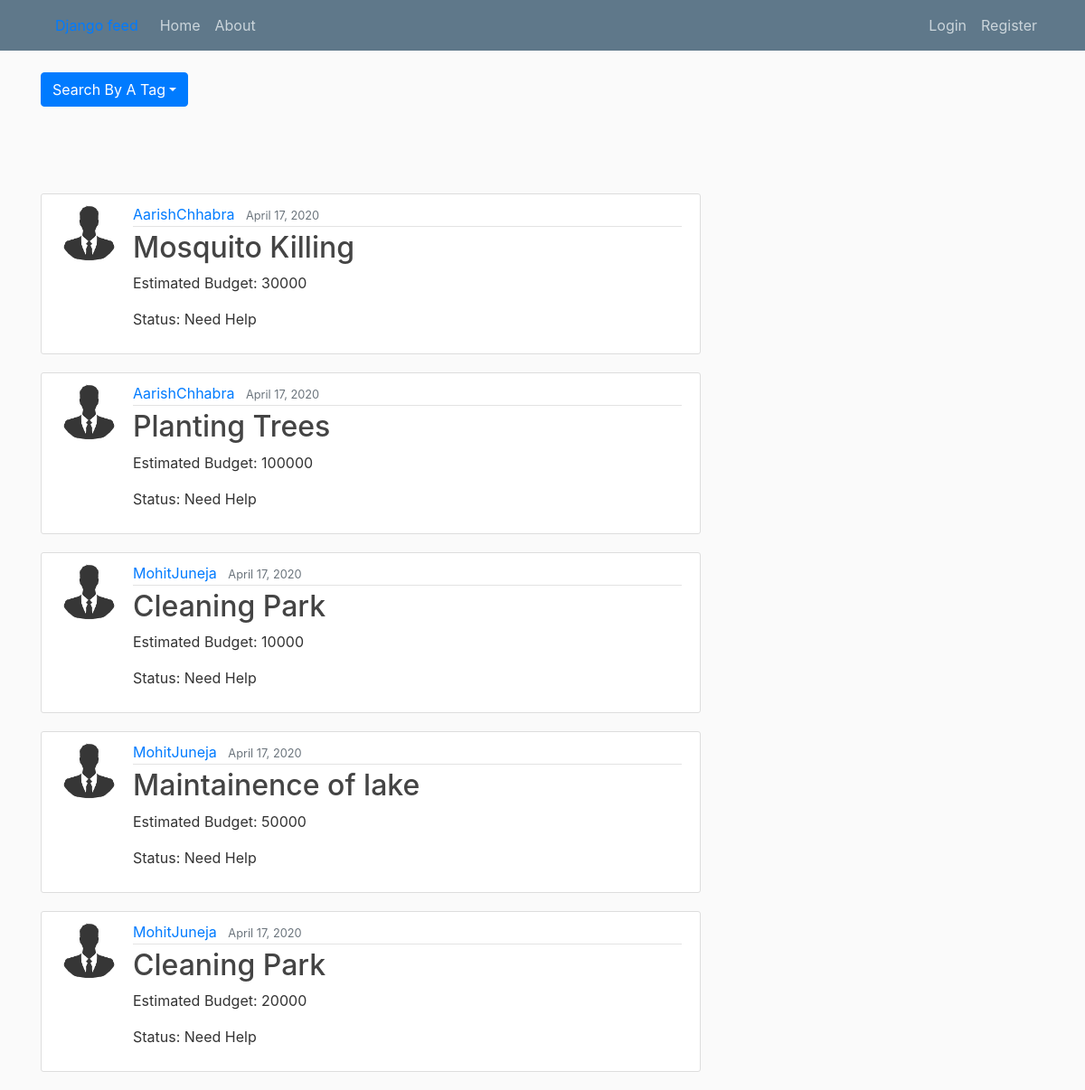
/, run on an earlier commit of the app's database.
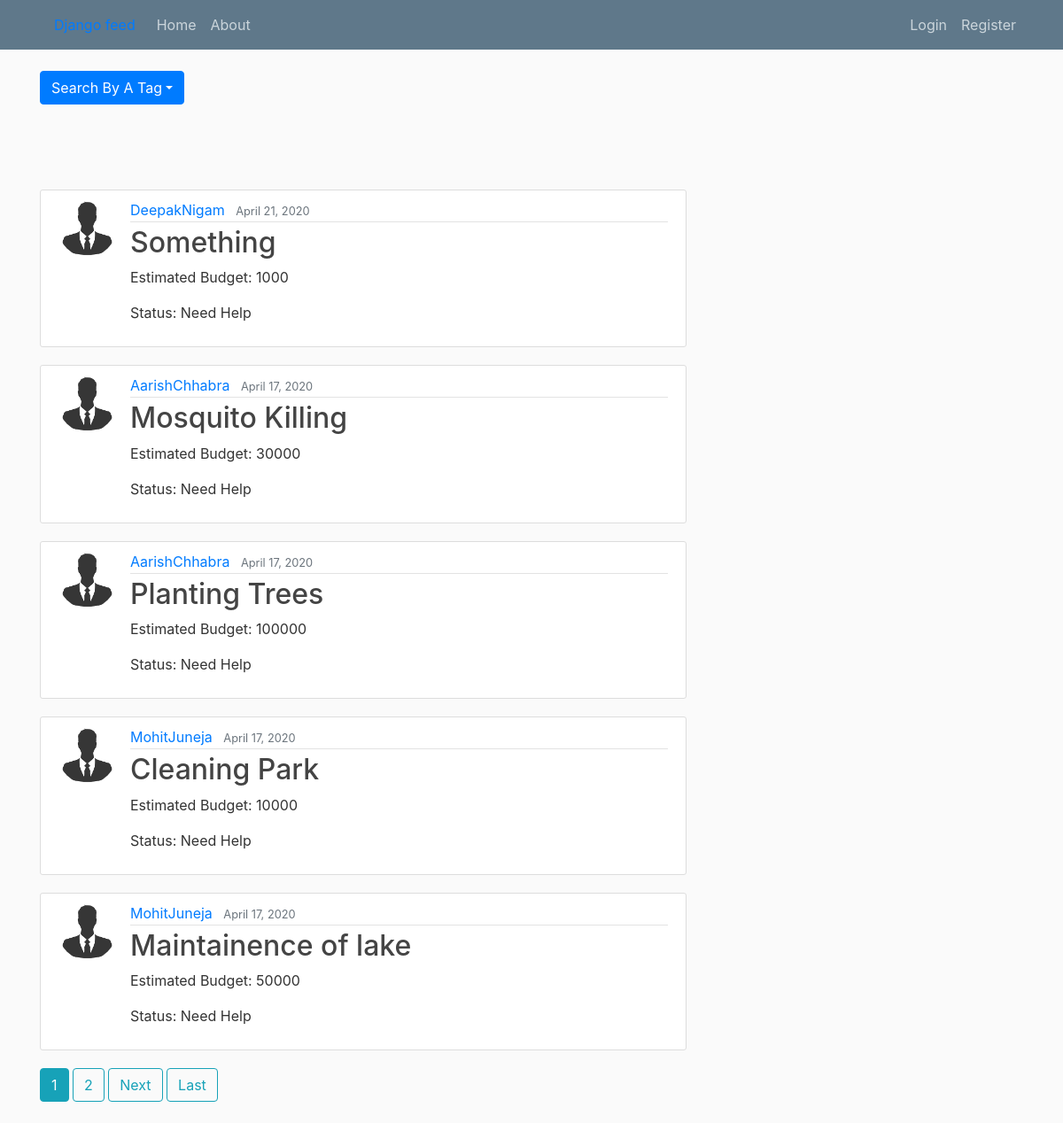
And on a later commit of the database.
### feed/models.py (models this page shows, shortened)
class service(models.Model):
	title = models.CharField(max_length=100)
	content = models.TextField()
	tags = TaggableManager()
	created_by = models.ForeignKey(User,on_delete=models.CASCADE,related_name="creator")
	date_of_creation = models.DateTimeField(default=timezone.now)
	status = models.CharField(max_length=100,default="Need Help")
	provider = models.ForeignKey(User,on_delete=models.CASCADE,blank=True,null=True,related_name="assignee")
	estimate_budget = models.IntegerField()
	expected_date_of_completion = models.DateTimeField()
	service_pre_Img = models.ImageField(default='default_incomplete.png',upload_to='before_service/')
	complete_info = models.TextField(default="Service Completed")
	service_post_Img = models.ImageField(default='default_incomplete.png',upload_to='after_service/')

### users/models.py (models this page shows, shortened)
class Profile(models.Model):
	user = models.OneToOneField(User, on_delete=models.CASCADE)
	image = models.ImageField(default='default.png',upload_to="profile_pics")

### feed/views.py (the view)
# urls.py: path('', PostListView.as_view(), name='feed-home'),
class PostListView(FormMixin, ListView):
	model = service
	template_name = 'feed/home.html'  # <app>/<model>_<viewtype>.html
	context_object_name = 'posts'
	paginate_by = 5
	form_class = search_form
	def get_queryset(self):
		return service.objects.filter(status="Need Help").order_by('-date_of_creation')
	def get_context_data(self, **kwargs):
		context = super().get_context_data(**kwargs)
		context['tags'] = all_tags
		return context

### feed/templates/feed/home.html (shortened to what this page needs)
{% extends "feed/base.html" %}
{% load crispy_forms_tags %}
{% block content %}
	<div class="dropdown">
  <button class="btn btn-primary dropdown-toggle" type="button" id="dropdownMenu1" data-toggle="dropdown"
    aria-haspopup="true" aria-expanded="false">Search By A Tag</button>
</div>
	<br>
	<br>
    <br>
    <br>
	{% for post in posts %}
		<article class="media content-section">
			<img class = "rounded-circle article-img" src="{{ post.created_by.profile.image.url }}">
		  <div class="media-body">
		    <div class="article-metadata">
		      <a class="mr-2" href="{% url 'user-posts' post.created_by.username %}">{{ post.created_by }}</a>
		      <small class="text-muted">{{ post.date_of_creation|date:"F d, Y" }}</small>
		    </div>
		    <h2><a class="article-title" href="{% url 'post-detail' post.id %}">{{ post.title }}</a></h2>
		    <p class="article-content">Estimated Budget: {{ post.estimate_budget }}</p>
		    <p class="article-content">Status: {{post.status }}</p>
		  </div>
		</article>
	{% endfor %}
	{% include "feed/pagination.html" %}
{% endblock content %}

### feed/templates/feed/base.html (shortened to what this page needs)
{% load static %}
<!DOCTYPE html>
<html>
<head>
    <link rel="stylesheet" href="https://stackpath.bootstrapcdn.com/bootstrap/4.3.1/css/bootstrap.min.css">
    <link rel="stylesheet" type="text/css" href="{% static 'feed/main.css' %}">
</head>
<body>
	<header class="site-header">
	  <nav class="navbar navbar-expand-md navbar-dark bg-steel fixed-top">
	    <div class="container">
	      <a class="nav-item nav-link" href="{% url 'feed-home' %}">Django feed</a>
	      <div class="collapse navbar-collapse" id="navbarToggle">
	        <div class="navbar-nav mr-auto">
	          <a class="nav-item nav-link" href="{% url 'feed-home' %}">Home</a>
	          <a class="nav-item nav-link" href="{% url 'feed-about' %}">About</a>
	        </div>
	        <div class="navbar-nav">
	          {% if user.is_authenticated %}
	          		<a class="nav-item nav-link" href="{% url 'post-create' %}">New Post</a>
	          		<a class="nav-item nav-link" href="{% url 'profile' %}">Profile</a>
	          		<a class="nav-item nav-link" href="{% url 'user-posts' user.username %}">Started By Me</a>
	          		<a class="nav-item nav-link" href="{% url 'provider-posts' user.username %}">Assigned to Me</a>
	          		<a class="nav-item nav-link" href="{% url 'logout' %}">Logout</a>
	          {% else %}
		          <a class="nav-item nav-link" href="{% url 'login' %}">Login</a>
		          <a class="nav-item nav-link" href="{% url 'register' %}">Register</a>
		       {% endif %}
	        </div>
	      </div>
	    </div>
	  </nav>
	</header>
	<main role="main" class="container">
	  <div class="row">
	    <div class="col-md-8">
	      {% block content %}{% endblock %}
	</main>
</body>
</html>

### feed/templates/feed/pagination.html (shortened to what this page needs)
{% if is_paginated %}
      {% for num in page_obj.paginator.page_range %}
        {% if page_obj.number == num %}
          <a class="btn btn-info mb-4" href="?page={{ num }}">{{ num }}</a>
        {% elif num > page_obj.number|add:'-3' and num < page_obj.number|add:'3' %}
          <a class="btn btn-outline-info mb-4" href="?page={{ num }}">{{ num }}</a>
        {% endif %}
      {% endfor %}
      {% if page_obj.has_next %}
        <a class="btn btn-outline-info mb-4" href="?page={{ page_obj.next_page_number }}">Next</a>
        <a class="btn btn-outline-info mb-4" href="?page={{ page_obj.paginator.num_pages }}">Last</a>
      {% endif %}
    {% endif %}

### feed/static/feed/main.css (style rules this page uses)
body { background: #fafafa; color: #333333; margin-top: 5rem; }
h1, h2, h3, h4, h5, h6 { color: #444444; }
.bg-steel { background-color: #5f788a; }
.site-header .navbar-nav .nav-link { color: #cbd5db; }
.content-section { background: #ffffff; padding: 10px 20px; border: 1px solid #dddddd; border-radius: 3px; margin-bottom: 20px; }
.article-title { color: #444444; }
.article-content { white-space: pre-line; }
.article-img { height: 65px; width: 65px; margin-right: 16px; }
.article-metadata { padding-bottom: 1px; margin-bottom: 4px; border-bottom: 1px solid #e3e3e3 }

What changed in the data, as far as the page shows it:
no longer on this page (row unchanged): service: created_by.profile.image (placeholder picture), created_by "MohitJuneja", date_of_creation "April 17, 2020", title "Cleaning Park", estimate_budget "20000", status "Need Help"
added service: created_by.profile.image (placeholder picture), created_by "DeepakNigam", date_of_creation "April 21, 2020", title "Something", estimate_budget "1000", status "Need Help"
Also different on the page:
new list line: "1"
new list line: "2"
text now shown: "Next Last"
